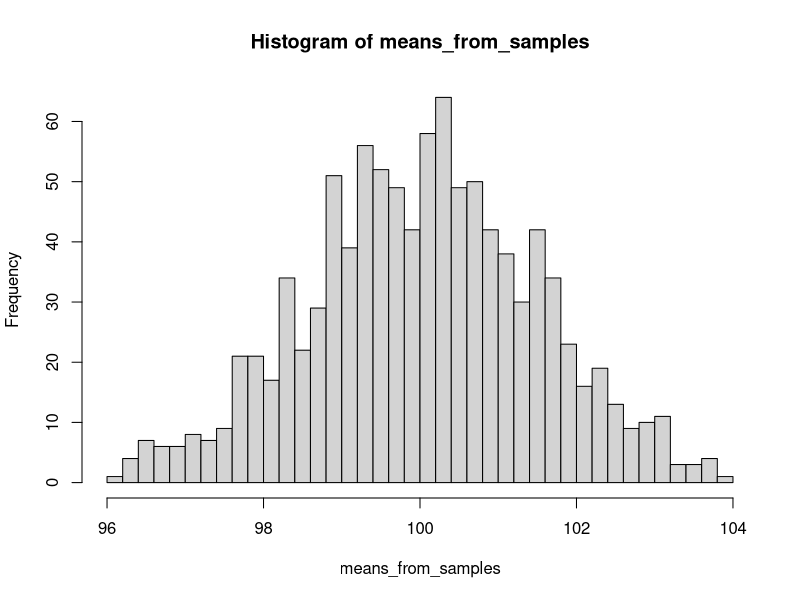

This chart was generated by the following R code: (Note: this script raises an error after producing the figure.)
## ---- chunk 1
means_from_samples <- replicate(1000, mean(rnorm(100, mean = 100, sd = 15)))
hist(means_from_samples, breaks = 30)
## ---- chunk 2
mean(means_from_samples)
sd(means_from_samples)
## ---- chunk 3
knitr::include_graphics("docs/images/different_norm_vis-1.png")
## ---- chunk 4
knitr::include_graphics("docs/images/Standard_deviation_diagram.png")
## ---- chunk 5
knitr::include_graphics("docs/images/standatr_normrasp.png")
